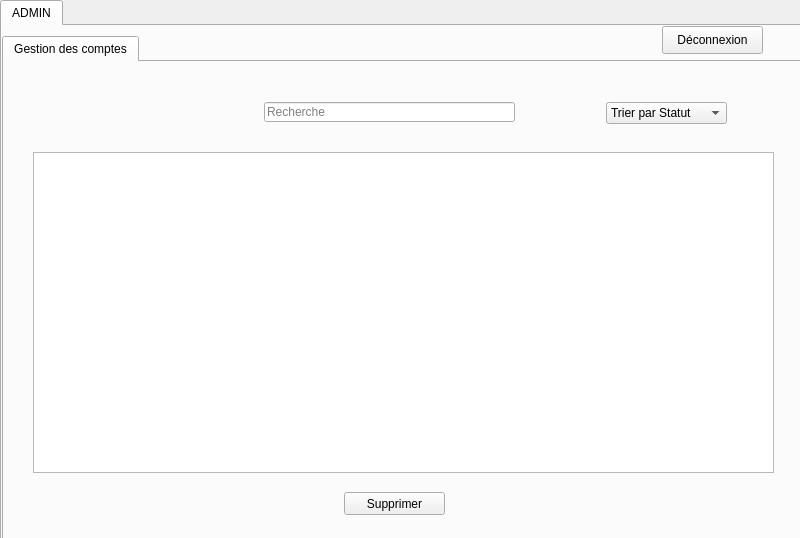
<?xml version="1.0" encoding="UTF-8"?>
<ui version="4.0">
 <class>admin</class>
 <widget class="QMainWindow" name="admin">
  <property name="geometry">
   <rect>
    <x>0</x>
    <y>0</y>
    <width>800</width>
    <height>538</height>
   </rect>
  </property>
  <property name="minimumSize">
   <size>
    <width>800</width>
    <height>0</height>
   </size>
  </property>
  <property name="maximumSize">
   <size>
    <width>800</width>
    <height>600</height>
   </size>
  </property>
  <property name="windowTitle">
   <string>ADMIN</string>
  </property>
  <widget class="QWidget" name="centralwidget">
   <widget class="QTabWidget" name="tabWidget_2">
    <property name="geometry">
     <rect>
      <x>0</x>
      <y>0</y>
      <width>820</width>
      <height>550</height>
     </rect>
    </property>
    <property name="currentIndex">
     <number>0</number>
    </property>
    <widget class="QWidget" name="tab_4">
     <attribute name="title">
      <string>ADMIN</string>
     </attribute>
     <widget class="QTabWidget" name="tabWidget">
      <property name="geometry">
       <rect>
        <x>0</x>
        <y>10</y>
        <width>801</width>
        <height>531</height>
       </rect>
      </property>
      <property name="tabShape">
       <enum>QTabWidget::Rounded</enum>
      </property>
      <property name="currentIndex">
       <number>0</number>
      </property>
      <widget class="QWidget" name="tab_2">
       <attribute name="title">
        <string>Gestion des comptes</string>
       </attribute>
       <widget class="QTableView" name="tabetudiant">
        <property name="geometry">
         <rect>
          <x>29</x>
          <y>90</y>
          <width>741</width>
          <height>321</height>
         </rect>
        </property>
       </widget>
       <widget class="QLabel" name="label_6">
        <property name="geometry">
         <rect>
          <x>0</x>
          <y>-60</y>
          <width>821</width>
          <height>601</height>
         </rect>
        </property>
        <property name="text">
         <string/>
        </property>
       </widget>
       <widget class="QLineEdit" name="lineEdit_id_6">
        <property name="geometry">
         <rect>
          <x>260</x>
          <y>40</y>
          <width>251</width>
          <height>20</height>
         </rect>
        </property>
        <property name="placeholderText">
         <string>Recherche</string>
        </property>
       </widget>
       <widget class="QPushButton" name="pb_supprimer_5">
        <property name="geometry">
         <rect>
          <x>340</x>
          <y>430</y>
          <width>101</width>
          <height>23</height>
         </rect>
        </property>
        <property name="text">
         <string>Supprimer</string>
        </property>
       </widget>
       <widget class="QLabel" name="label">
        <property name="geometry">
         <rect>
          <x>-10</x>
          <y>-80</y>
          <width>811</width>
          <height>601</height>
         </rect>
        </property>
        <property name="text">
         <string/>
        </property>
       </widget>
       <widget class="QComboBox" name="comboBox">
        <property name="geometry">
         <rect>
          <x>602</x>
          <y>40</y>
          <width>121</width>
          <height>22</height>
         </rect>
        </property>
        <item>
         <property name="text">
          <string>Trier par Statut</string>
         </property>
        </item>
       </widget>
       <zorder>label</zorder>
       <zorder>label_6</zorder>
       <zorder>tabetudiant</zorder>
       <zorder>lineEdit_id_6</zorder>
       <zorder>pb_supprimer_5</zorder>
       <zorder>comboBox</zorder>
      </widget>
     </widget>
     <widget class="QPushButton" name="pushButton">
      <property name="geometry">
       <rect>
        <x>660</x>
        <y>0</y>
        <width>101</width>
        <height>28</height>
       </rect>
      </property>
      <property name="text">
       <string>Déconnexion</string>
      </property>
     </widget>
    </widget>
   </widget>
  </widget>
  <widget class="QMenuBar" name="menubar">
   <property name="geometry">
    <rect>
     <x>0</x>
     <y>0</y>
     <width>800</width>
     <height>26</height>
    </rect>
   </property>
  </widget>
 </widget>
 <resources/>
 <connections/>
</ui>
